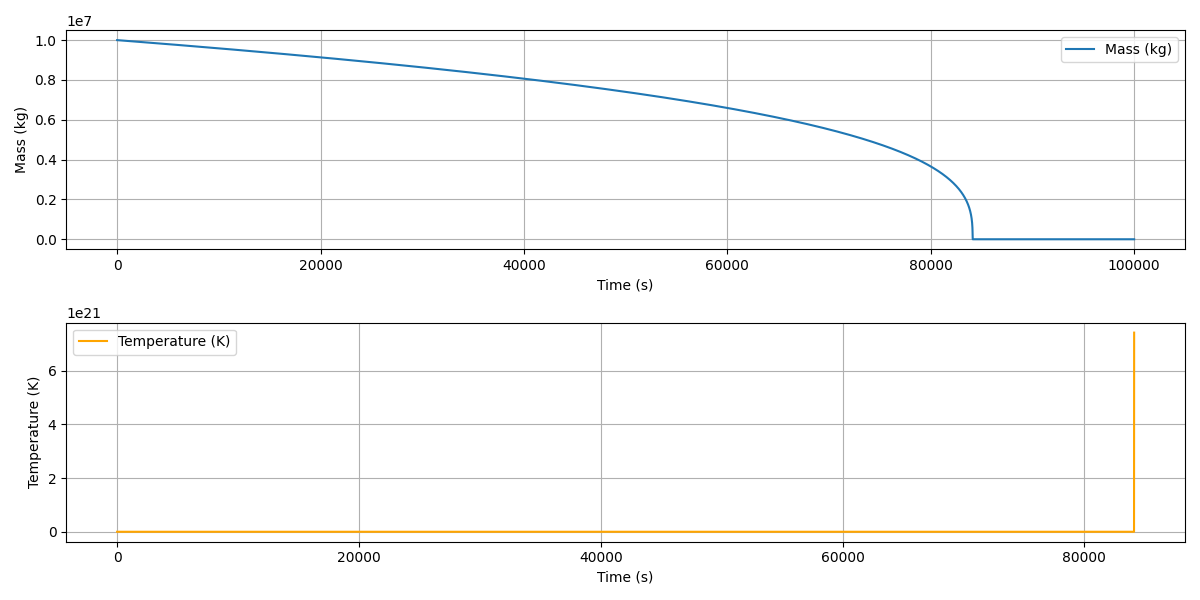

Source code (Python):
import numpy as np
import matplotlib.pyplot as plt
from scipy.integrate import odeint
from scipy.constants import k as k_B

# Physical constants
G = 6.67430e-11  # Gravitational constant in m^3 kg^-1 s^-2
c = 299792458    # Speed of light in m/s
hbar = 1.0545718e-34  # Reduced Planck's constant in J s
k_B = 1.380649e-23    # Boltzmann constant in J/K

# Simulation parameters
M0 = 1e7  # Initial black hole mass in kg (chosen for a lifetime of ~10^5 seconds)
t = np.linspace(0, 1e5, 10000)  # Time array from 0 to 100,000 seconds with 10,000 points

# Hawking temperature function
def hawking_temperature(M):
    """Calculate the Hawking temperature of the black hole in Kelvin."""
    return (hbar * c**3) / (8 * np.pi * G * M * k_B)

# Mass loss rate due to Hawking radiation
def hawking_radiation_rate(M):
    """Calculate the mass loss rate in kg/s due to Hawking radiation."""
    return hbar * c**4 / (15360 * np.pi * G**2 * M**2)

# Differential equation for mass loss
def mass_loss(M, t):
    """Define the differential equation dM/dt for mass loss."""
    return -hawking_radiation_rate(M)

# Solve the mass loss differential equation
def solve_mass_loss(M0, t):
    """Solve the mass loss ODE using scipy's odeint."""
    M = odeint(mass_loss, M0, t)
    return M.flatten()

# Compute mass and temperature over time
M = solve_mass_loss(M0, t)
T = hawking_temperature(M)

# Plotting the results
plt.figure(figsize=(12, 6))

# Mass plot
plt.subplot(2, 1, 1)
plt.plot(t, M, label='Mass (kg)')
plt.xlabel('Time (s)')
plt.ylabel('Mass (kg)')
plt.legend()
plt.grid()

# Temperature plot
plt.subplot(2, 1, 2)
plt.plot(t, T, label='Temperature (K)', color='orange')
plt.xlabel('Time (s)')
plt.ylabel('Temperature (K)')
plt.legend()
plt.grid()

plt.tight_layout()
plt.show()
